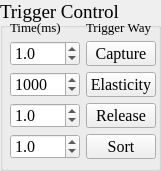
  <widget class="QGroupBox" name="grp_triggerControl">
   <property name="geometry">
    <rect>
     <x>1120</x>
     <y>30</y>
     <width>161</width>
     <height>171</height>
    </rect>
   </property>
   <property name="sizePolicy">
    <sizepolicy hsizetype="Fixed" vsizetype="Fixed">
     <horstretch>0</horstretch>
     <verstretch>0</verstretch>
    </sizepolicy>
   </property>
   <property name="maximumSize">
    <size>
     <width>360</width>
     <height>200</height>
    </size>
   </property>
   <property name="sizeIncrement">
    <size>
     <width>360</width>
     <height>200</height>
    </size>
   </property>
   <property name="font">
    <font>
     <family>Times New Roman</family>
     <pointsize>14</pointsize>
     <weight>50</weight>
     <bold>false</bold>
    </font>
   </property>
   <property name="title">
    <string>Trigger Control</string>
   </property>
   <widget class="QWidget" name="layoutWidget">
    <property name="geometry">
     <rect>
      <x>10</x>
      <y>20</y>
      <width>148</width>
      <height>141</height>
     </rect>
    </property>
    <layout class="QGridLayout" name="gridLayout">
     <item row="0" column="0">
      <widget class="QLabel" name="label_10">
       <property name="sizePolicy">
        <sizepolicy hsizetype="Fixed" vsizetype="Fixed">
         <horstretch>0</horstretch>
         <verstretch>0</verstretch>
        </sizepolicy>
       </property>
       <property name="minimumSize">
        <size>
         <width>70</width>
         <height>15</height>
        </size>
       </property>
       <property name="maximumSize">
        <size>
         <width>70</width>
         <height>15</height>
        </size>
       </property>
       <property name="font">
        <font>
         <family>Times New Roman</family>
         <pointsize>10</pointsize>
         <weight>50</weight>
         <bold>false</bold>
        </font>
       </property>
       <property name="text">
        <string>Time(ms)</string>
       </property>
      </widget>
     </item>
     <item row="0" column="1">
      <widget class="QLabel" name="label_12">
       <property name="sizePolicy">
        <sizepolicy hsizetype="Fixed" vsizetype="Fixed">
         <horstretch>0</horstretch>
         <verstretch>0</verstretch>
        </sizepolicy>
       </property>
       <property name="minimumSize">
        <size>
         <width>70</width>
         <height>15</height>
        </size>
       </property>
       <property name="maximumSize">
        <size>
         <width>70</width>
         <height>15</height>
        </size>
       </property>
       <property name="font">
        <font>
         <family>Times New Roman</family>
         <pointsize>10</pointsize>
         <weight>50</weight>
         <bold>false</bold>
        </font>
       </property>
       <property name="text">
        <string>Trigger Way</string>
       </property>
      </widget>
     </item>
     <item row="1" column="0">
      <widget class="QDoubleSpinBox" name="spb_triggerCapture_time">
       <property name="sizePolicy">
        <sizepolicy hsizetype="Fixed" vsizetype="Fixed">
         <horstretch>0</horstretch>
         <verstretch>0</verstretch>
        </sizepolicy>
       </property>
       <property name="minimumSize">
        <size>
         <width>70</width>
         <height>25</height>
        </size>
       </property>
       <property name="maximumSize">
        <size>
         <width>70</width>
         <height>25</height>
        </size>
       </property>
       <property name="font">
        <font>
         <family>Times New Roman</family>
         <pointsize>12</pointsize>
         <weight>50</weight>
         <bold>false</bold>
        </font>
       </property>
       <property name="decimals">
        <number>1</number>
       </property>
       <property name="minimum">
        <double>0.100000000000000</double>
       </property>
       <property name="maximum">
        <double>25.000000000000000</double>
       </property>
       <property name="singleStep">
        <double>0.100000000000000</double>
       </property>
       <property name="value">
        <double>1.000000000000000</double>
       </property>
      </widget>
     </item>
     <item row="1" column="1">
      <widget class="QPushButton" name="btn_triggerCapture">
       <property name="sizePolicy">
        <sizepolicy hsizetype="Fixed" vsizetype="Fixed">
         <horstretch>0</horstretch>
         <verstretch>0</verstretch>
        </sizepolicy>
       </property>
       <property name="minimumSize">
        <size>
         <width>70</width>
         <height>25</height>
        </size>
       </property>
       <property name="maximumSize">
        <size>
         <width>70</width>
         <height>25</height>
        </size>
       </property>
       <property name="font">
        <font>
         <family>Times New Roman</family>
         <pointsize>12</pointsize>
         <weight>50</weight>
         <bold>false</bold>
        </font>
       </property>
       <property name="text">
        <string>Capture</string>
       </property>
      </widget>
     </item>
     <item row="2" column="0">
      <widget class="QDoubleSpinBox" name="spb_triggerElasticityMeasurement_time">
       <property name="sizePolicy">
        <sizepolicy hsizetype="Fixed" vsizetype="Fixed">
         <horstretch>0</horstretch>
         <verstretch>0</verstretch>
        </sizepolicy>
       </property>
       <property name="minimumSize">
        <size>
         <width>70</width>
         <height>25</height>
        </size>
       </property>
       <property name="maximumSize">
        <size>
         <width>70</width>
         <height>25</height>
        </size>
       </property>
       <property name="font">
        <font>
         <family>Times New Roman</family>
         <pointsize>12</pointsize>
         <weight>50</weight>
         <bold>false</bold>
        </font>
       </property>
       <property name="decimals">
        <number>0</number>
       </property>
       <property name="minimum">
        <double>1.000000000000000</double>
       </property>
       <property name="maximum">
        <double>600000.000000000000000</double>
       </property>
       <property name="singleStep">
        <double>10.000000000000000</double>
       </property>
       <property name="value">
        <double>1000.000000000000000</double>
       </property>
      </widget>
     </item>
     <item row="2" column="1">
      <widget class="QPushButton" name="btn_triggerElasticityMeasurement">
       <property name="sizePolicy">
        <sizepolicy hsizetype="Fixed" vsizetype="Fixed">
         <horstretch>0</horstretch>
         <verstretch>0</verstretch>
        </sizepolicy>
       </property>
       <property name="minimumSize">
        <size>
         <width>70</width>
         <height>25</height>
        </size>
       </property>
       <property name="maximumSize">
        <size>
         <width>70</width>
         <height>25</height>
        </size>
       </property>
       <property name="font">
        <font>
         <family>Times New Roman</family>
         <pointsize>12</pointsize>
         <weight>50</weight>
         <bold>false</bold>
        </font>
       </property>
       <property name="text">
        <string>Elasticity</string>
       </property>
      </widget>
     </item>
     <item row="3" column="0">
      <widget class="QDoubleSpinBox" name="spb_triggerRelease_time">
       <property name="sizePolicy">
        <sizepolicy hsizetype="Fixed" vsizetype="Fixed">
         <horstretch>0</horstretch>
         <verstretch>0</verstretch>
        </sizepolicy>
       </property>
       <property name="minimumSize">
        <size>
         <width>70</width>
         <height>25</height>
        </size>
       </property>
       <property name="maximumSize">
        <size>
         <width>70</width>
         <height>25</height>
        </size>
       </property>
       <property name="font">
        <font>
         <family>Times New Roman</family>
         <pointsize>12</pointsize>
         <weight>50</weight>
         <bold>false</bold>
        </font>
       </property>
       <property name="decimals">
        <number>1</number>
       </property>
       <property name="minimum">
        <double>0.100000000000000</double>
       </property>
       <property name="maximum">
        <double>25.000000000000000</double>
       </property>
       <property name="singleStep">
        <double>0.100000000000000</double>
       </property>
       <property name="value">
        <double>1.000000000000000</double>
       </property>
      </widget>
     </item>
     <item row="3" column="1">
      <widget class="QPushButton" name="btn_triggerRelease">
       <property name="sizePolicy">
        <sizepolicy hsizetype="Fixed" vsizetype="Fixed">
         <horstretch>0</horstretch>
         <verstretch>0</verstretch>
        </sizepolicy>
       </property>
       <property name="minimumSize">
        <size>
         <width>70</width>
         <height>25</height>
        </size>
       </property>
       <property name="maximumSize">
        <size>
         <width>70</width>
         <height>25</height>
        </size>
       </property>
       <property name="font">
        <font>
         <family>Times New Roman</family>
         <pointsize>12</pointsize>
         <weight>50</weight>
         <bold>false</bold>
        </font>
       </property>
       <property name="text">
        <string>Release</string>
       </property>
      </widget>
     </item>
     <item row="4" column="0">
      <widget class="QDoubleSpinBox" name="spb_triggerSort_time">
       <property name="sizePolicy">
        <sizepolicy hsizetype="Fixed" vsizetype="Fixed">
         <horstretch>0</horstretch>
         <verstretch>0</verstretch>
        </sizepolicy>
       </property>
       <property name="minimumSize">
        <size>
         <width>70</width>
         <height>25</height>
        </size>
       </property>
       <property name="maximumSize">
        <size>
         <width>70</width>
         <height>25</height>
        </size>
       </property>
       <property name="font">
        <font>
         <family>Times New Roman</family>
         <pointsize>12</pointsize>
         <weight>50</weight>
         <bold>false</bold>
        </font>
       </property>
       <property name="decimals">
        <number>1</number>
       </property>
       <property name="minimum">
        <double>0.100000000000000</double>
       </property>
       <property name="maximum">
        <double>25.000000000000000</double>
       </property>
       <property name="singleStep">
        <double>0.100000000000000</double>
       </property>
       <property name="value">
        <double>1.000000000000000</double>
       </property>
      </widget>
     </item>
     <item row="4" column="1">
      <widget class="QPushButton" name="btn_triggerSort">
       <property name="sizePolicy">
        <sizepolicy hsizetype="Fixed" vsizetype="Fixed">
         <horstretch>0</horstretch>
         <verstretch>0</verstretch>
        </sizepolicy>
       </property>
       <property name="minimumSize">
        <size>
         <width>70</width>
         <height>25</height>
        </size>
       </property>
       <property name="maximumSize">
        <size>
         <width>70</width>
         <height>25</height>
        </size>
       </property>
       <property name="font">
        <font>
         <family>Times New Roman</family>
         <pointsize>12</pointsize>
         <weight>50</weight>
         <bold>false</bold>
        </font>
       </property>
       <property name="text">
        <string>Sort</string>
       </property>
      </widget>
     </item>
    </layout>
   </widget>
  </widget>
